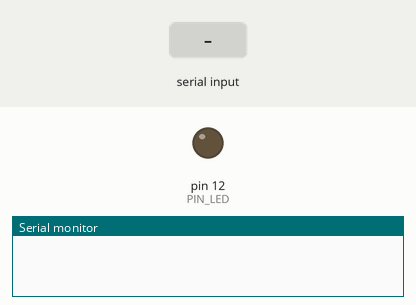
A sketch run on a simulated Arduino Uno, built with avr-gcc and run on an emulated ATmega328P. Shown: output pins drawn as LEDs (lit = HIGH), the last lines printed to the serial monitor. The inputs (shaded band) are chosen by the test bench.

Above: at 1.2 s.
1.3 s: "1\n" received over the second serial link
At 1.8 s:
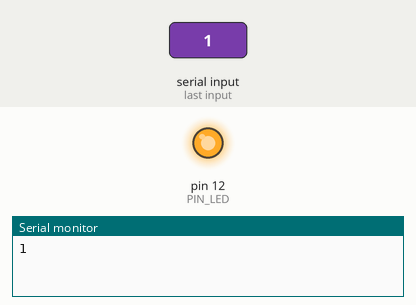
2.8 s: "0\n" received over the second serial link
At 4.2 s:
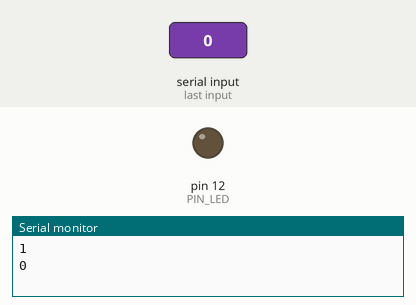
Timing chart, 0 to 5.8 s (numbered marks = the images above; inputs shaded):
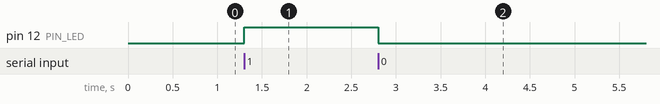

Measured:
- after the input at 1.3 s, pin 12 (PIN_LED): LOW → HIGH at once
- after the input at 2.8 s, pin 12 (PIN_LED): HIGH → LOW at once

The sketch:

ledbt.ino
```cpp
// --------------------------------------------
// Contoh pengendalian LED
//   via Bluetooth dan Bluetooth Terminal
// --------------------------------------------                                                                                                                                     --------------------------------------------

#include <SoftwareSerial.h>

const int PIN_LED = 12;

SoftwareSerial bt(9, 10); // RX, TX

void setup() {
  // Atur kecepatan transfer data di bluetooth
  bt.begin(9600);

  Serial.begin(9600);
  pinMode(PIN_LED, OUTPUT);
}

void loop() {
  char dataBt; // Data dari bluetooth

  if (bt.available( ) > 0) {
    dataBt = bt.read();
    if (dataBt == 13)
      Serial.println();
    else
      Serial.print(dataBt);

    // Proses 0 dan 1
    if (dataBt == '1')
      digitalWrite(PIN_LED, HIGH);
    else if (dataBt == '0')
      digitalWrite(PIN_LED, LOW);

  }
}
```
